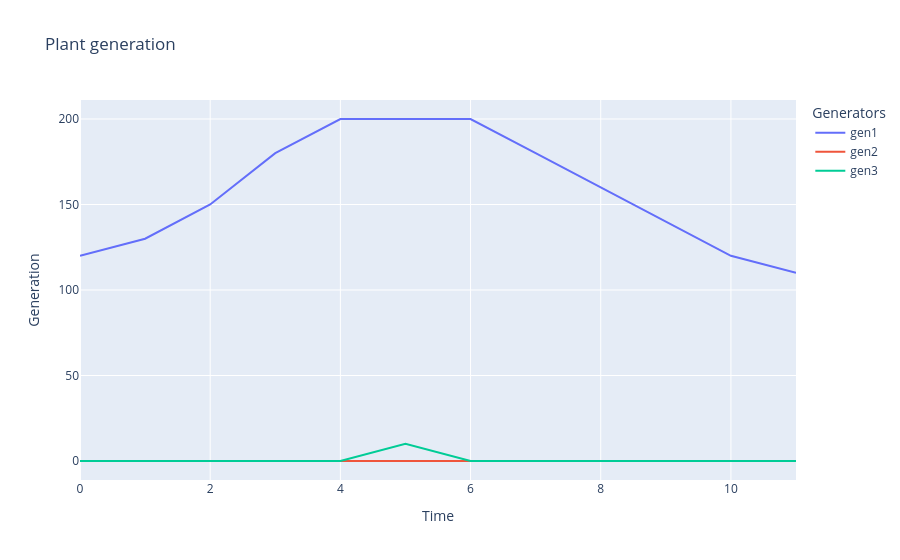
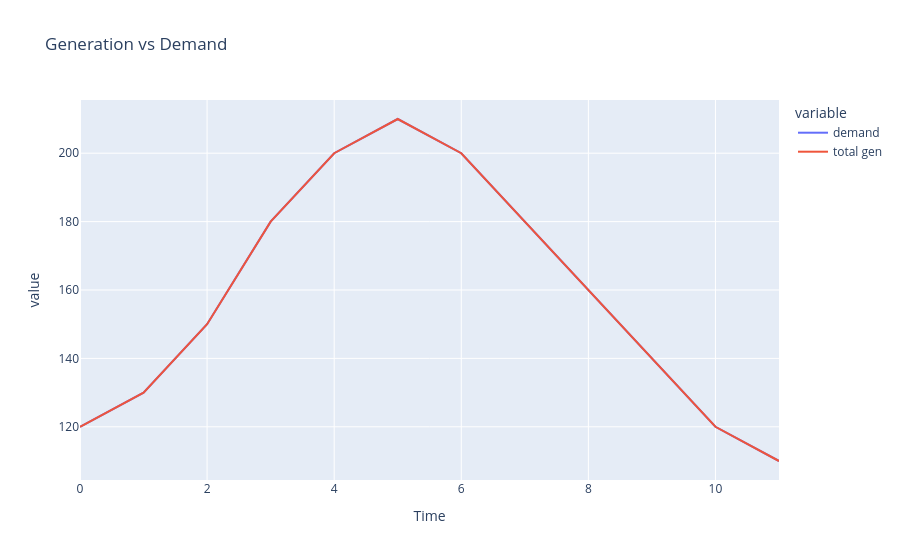

Source (notebook cell) for these figures, in order:
### Code cell
#Unit Commitment problem

# Three generators
# g1_i: generator 1 production [MW] at time period i
# g2_i: generator 2 production [MW] at time period i
# g3_i: generator 3 production [MW] at time period i
# b1_i: binary variable for when generator 1 on at time period i
# b2_i: binary variable for when generator 2 on at time period i
# b3_i: binary variable for when generator 3 on at time period i
# c1: production cost of generator 1 [£/MWh]
# c2: production cost of generator 2 [£/MWh]
# c3: production cost of generator 3 [£/MWh]
# sc1: start-up cost of generator 1 [£]
# sc2: start-up cost of generator 2 [£]
# sc3: start-up cost of generator 3 [£]
# s1_i: Counts number of starts of generator 1 - is 1 if generator 1 starts-up in period  i, 0 otherwise
# s2_i: Counts number of starts of generator 2 - is 1 if generator 2 starts-up in period  i, 0 otherwise
# s3_i: Counts number of starts of generator 3 - is 1 if generator 3 starts-up in period  i, 0 otherwise


# d_i : Demand at time period [i]
# t: time granularity [h]

# Objective function (Cost equation)
# sum_i{ [g1_i*c1 + g2_i*c2 + g3_i*c3]*t + (s1_i*sc1 + s2_i*sc2 + s3_i*sc3)}

# Count starts
# s1_i >=0, s1_i >= b1_i - b1_(i-1)
# s2_i >=0, s2_i >= b2_i - b2_(i-1)
# s3_i>=0, s3_i >= b3_i - b3_(i-1)
# Boundary condition of start counting
# s1_0 >= b1_0
# s2_0 >= b2_0
# s3_0 >= b3_0

# Constraints
# Supply-demand balance
# g1_i + g2_i + g3_i == d_i

# Min output of generator
# g1_i >= 50*b1_i
# g2_i >= 20*b1_i
# g3_i >= 10*b1_i

# Max output of generator
# g1_i <= 200
# g2_i <= 100
# g3_i <= 50


t = 0.5 #granularity
I = 12 # number of time steps
g1_max = 200 # max g1 output [MW]
g2_max = 100 # max g2 output [MW]
g3_max = 50 # max g3 output [MW]
g1_min = 50 # min g1 output [MW]
g2_min = 20 #min g2 output [MW]
g3_min = 10 #min g3 output [MW]

# Costs
c1 = 20
c2 = 35
c3 = 55
sc1 = 100
sc2 = 50
sc3 = 20

demand = np.array([120, 130, 150, 180, 200, 210, 200, 180, 160, 140, 120, 110])

g1 = cp.Variable(I)
b1 = cp.Variable(I, boolean=True)
s1 = cp.Variable(I)

g2 = cp.Variable(I)
b2 = cp.Variable(I, boolean=True)
s2 = cp.Variable(I)

g3 = cp.Variable(I)
b3 = cp.Variable(I, boolean=True)
s3 = cp.Variable(I)



constraints5 = [ g1+ g2 +g3 == demand, g1<= g1_max*b1,
                 g2<= g2_max*b2,
                 g3<=g3_max*b3,
                 g1>=g1_min*b1,
                 g2>=g2_min*b2,
                 g3>=g3_min*b3,
                 s1>=0,
                 s2>=0,
                 s3>=0,
                s1[0] >= b1[0],
                s2[0] >= b2[0],
                s3[0] >= b3[0],
                s1[1:I-1] >= b1[1:I-1] - b1[0:I-2],
                s2[1:I-1] >= b2[1:I-1] - b2[0:I-2],
                s3[1:I-1] >= b3[1:I-1] - b3[0:I-2]]


#Objective function
obj5 = cp.Minimize(cp.sum(g1*c1 + g2*c2 + g3*c3)*t + cp.sum(s1*sc1 + s2*sc2 + s3*sc3))

#Form & solve problem
prob5 = cp.Problem(obj5, constraints5)
prob5.solve(solver=cp.HIGHS) #Returns the optimal vlaue
print("status", prob5.status)
print("optimal value", prob5.value)

g1_output = g1.value
g2_output = g2.value
g3_output = g3.value
total_gen = g1_output + g2_output + g3_output

# Convert the matrix into a Pandas DataFrame
# Each column represents a vehicle, each row is a time step
df = pd.DataFrame({
    'Time': np.arange(I),
    'demand': demand,
    'gen1': g1_output,
    'gen2': g2_output,
    'gen3': g3_output,
    'total gen': total_gen
})

fig_gen = px.line(
    df, 
    x="Time", 
    y=["gen1", "gen2","gen3"],
    labels={"value": "Generation", "variable": "Generators"},
    title="Plant generation"
)

fig_dem = px.line(
    df, x="Time", y = ["demand", "total gen"], title = "Generation vs Demand")

# Display charts
fig_gen.show()
fig_dem.show()

print(s1.value)
print(s2.value)
print(s3.value)

#print(b1.value)
#print(b2.value)
#print(b3.value)

### Figure 1 — Plotly figure (JSON) as saved in the notebook; plotly's stock layout.template omitted (floating-point values rounded to 4 significant figures)
{"data": [{"hovertemplate": "Generators=gen1<br>Time=%{x}<br>Generation=%{y}<extra></extra>", "legendgroup": "gen1", "line": {"color": "#636efa", "dash": "solid"}, "marker": {"symbol": "circle"}, "mode": "lines", "name": "gen1", "orientation": "v", "showlegend": true, "type": "scatter", "x": [0, 1, 2, 3, 4, 5, 6, 7, 8, 9, 10, 11], "xaxis": "x", "y": [120.0, 130.0, 150.0, 180.0, 200.0, 200.0, 200.0, 180.0, 160.0, 140.0, 120.0, 110.0], "yaxis": "y"}, {"hovertemplate": "Generators=gen2<br>Time=%{x}<br>Generation=%{y}<extra></extra>", "legendgroup": "gen2", "line": {"color": "#EF553B", "dash": "solid"}, "marker": {"symbol": "circle"}, "mode": "lines", "name": "gen2", "orientation": "v", "showlegend": true, "type": "scatter", "x": [0, 1, 2, 3, 4, 5, 6, 7, 8, 9, 10, 11], "xaxis": "x", "y": [0.0, 0.0, 0.0, 0.0, 0.0, 1e-07, 0.0, 0.0, 0.0, 0.0, 0.0, 0.0], "yaxis": "y"}, {"hovertemplate": "Generators=gen3<br>Time=%{x}<br>Generation=%{y}<extra></extra>", "legendgroup": "gen3", "line": {"color": "#00cc96", "dash": "solid"}, "marker": {"symbol": "circle"}, "mode": "lines", "name": "gen3", "orientation": "v", "showlegend": true, "type": "scatter", "x": [0, 1, 2, 3, 4, 5, 6, 7, 8, 9, 10, 11], "xaxis": "x", "y": [0.0, 0.0, 0.0, 0.0, 0.0, 10.0, 0.0, 0.0, 0.0, 0.0, 0.0, 0.0], "yaxis": "y"}], "layout": {"legend": {"title": {"text": "Generators"}, "tracegroupgap": 0}, "title": {"text": "Plant generation"}, "xaxis": {"anchor": "y", "domain": [0, 1], "title": {"text": "Time"}}, "yaxis": {"anchor": "x", "domain": [0, 1], "title": {"text": "Generation"}}}}

### Figure 2 — Plotly figure (JSON) as saved in the notebook; plotly's stock layout.template omitted (floating-point values rounded to 4 significant figures)
{"data": [{"hovertemplate": "variable=demand<br>Time=%{x}<br>value=%{y}<extra></extra>", "legendgroup": "demand", "line": {"color": "#636efa", "dash": "solid"}, "marker": {"symbol": "circle"}, "mode": "lines", "name": "demand", "orientation": "v", "showlegend": true, "type": "scatter", "x": [0, 1, 2, 3, 4, 5, 6, 7, 8, 9, 10, 11], "xaxis": "x", "y": [120.0, 130.0, 150.0, 180.0, 200.0, 210.0, 200.0, 180.0, 160.0, 140.0, 120.0, 110.0], "yaxis": "y"}, {"hovertemplate": "variable=total gen<br>Time=%{x}<br>value=%{y}<extra></extra>", "legendgroup": "total gen", "line": {"color": "#EF553B", "dash": "solid"}, "marker": {"symbol": "circle"}, "mode": "lines", "name": "total gen", "orientation": "v", "showlegend": true, "type": "scatter", "x": [0, 1, 2, 3, 4, 5, 6, 7, 8, 9, 10, 11], "xaxis": "x", "y": [120.0, 130.0, 150.0, 180.0, 200.0, 210.0, 200.0, 180.0, 160.0, 140.0, 120.0, 110.0], "yaxis": "y"}], "layout": {"legend": {"title": {"text": "variable"}, "tracegroupgap": 0}, "title": {"text": "Generation vs Demand"}, "xaxis": {"anchor": "y", "domain": [0, 1], "title": {"text": "Time"}}, "yaxis": {"anchor": "x", "domain": [0, 1], "title": {"text": "value"}}}}
